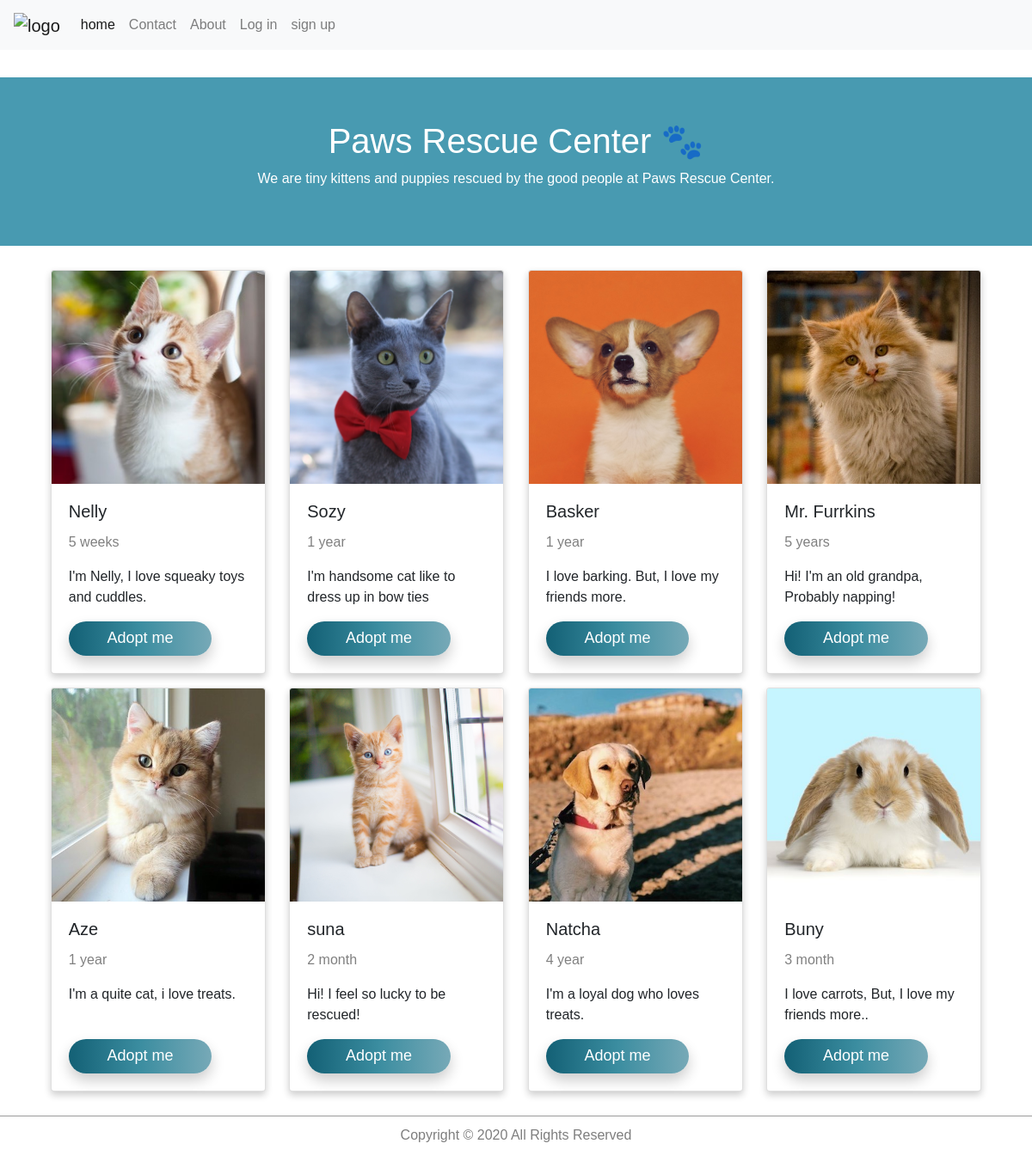
Before: / with the older database file.
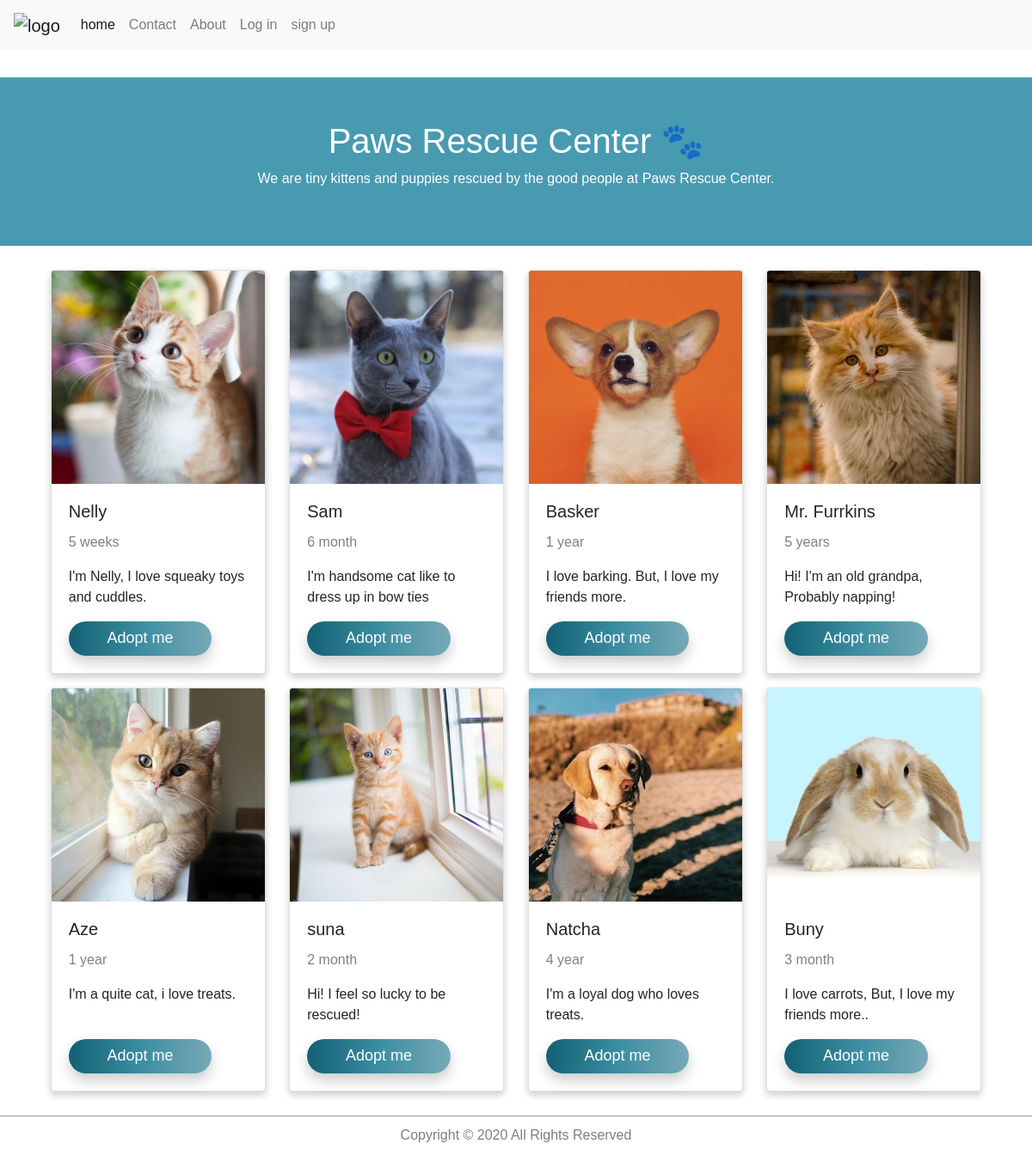
After: the same page with the newer database file.
### models.py (models this page shows)
class Pet(db.Model):
    id   = db.Column(db.Integer, primary_key=True)
    name = db.Column(db.String, unique=True, nullable=False)
    age  = db.Column(db.String, nullable=False)
    bio  = db.Column(db.String, nullable=False)
    adopted  = db.Column(db.Boolean, nullable=False, default=False)
    adopted_by = db.Column(db.String, db.ForeignKey('user.id'),  default="None")

### app.py (the view)
@app.route("/")
def home():
    return render_template("home.html", pets= Pet.query.filter(Pet.adopted==False))

### templates/home.html (shortened to what this page needs)
{% extends "base_layout.html" %}
{% block content %}
<section class="about-section">
  <article>
    <h1 style="text-align: center;">Paws Rescue Center 🐾</h1>
    <p>We are tiny kittens and puppies rescued by the good people at Paws Rescue Center.</p>
  </article>
</section>
<section class="container">
    {% for pet in pets %}
    <article class="card">
      <img src="{{url_for('static', filename = pet.id|string+".jpg")}}" class="card-img-top" alt="pet">
      <div class="card-body">
        <h5 class="card-title"> {{ pet.name }} </h5>
        <p class="sub-title">{{ pet.age }}</p>
        <p class="card-text"> {{ pet.bio }} </p>
        <a id="adopt-btn" href="{{url_for('pet_details', pet_ID = pet.id)}}"class=" login-form-btn" style="color: white; width: 50%;">
            Adopt me
        </a>
      </div>
    </article>
     {% endfor %}
</section>
{% endblock %}

### templates/base_layout.html (shortened to what this page needs)
<!DOCTYPE html>
<html lang="en">
    <head>
        <link rel="stylesheet" type="text/css" href="{{url_for('static', filename='Linearicons-Free-v1.0.0/icon-font.min.css')}}" >
        <link rel="stylesheet" href="{{url_for('static', filename='style.css')}}" />
        <link rel="stylesheet" href="{{url_for('static', filename='loginStyle.css')}}" />
        <link rel="stylesheet" href="https://stackpath.bootstrapcdn.com/bootstrap/4.2.1/css/bootstrap.min.css">
        <link rel="stylesheet" href="https://stackpath.bootstrapcdn.com/font-awesome/4.7.0/css/font-awesome.min.css">
</head>
  <body>
      <nav class="navbar fixed-top navbar-expand-lg navbar-light bg-light">
        <a class="navbar-brand" href="#">
            <img id="img" src="https://pawshumane.org/wp-content/uploads/2018/03/PawsLogo2ColorNoTagPMS633-1.png"  style="max-height: 60px;" alt="logo" >
        </a>
        <div class="collapse navbar-collapse" id="navbarNavDropdown">
          <div class="navbar-nav">
            <a class="nav-item nav-link active" href="{{url_for('home')}}">home
              <span class="sr-only">(current)</span></a>
            <a class="nav-item nav-link" href="{{url_for('contact')}}">Contact</a>
            <a class="nav-item nav-link "  href="{{url_for('about')}}">About</a>
            {% if 'user' in session %}
            <a class="nav-item nav-link"  href="{{url_for('logout')}}">Log out</a>
            {% else %}
            <a class="nav-item nav-link"  href="{{url_for('login')}}">Log in</a>
            <a class="nav-item nav-link"  href="{{url_for('signup')}}">sign up</a>
            {% endif %}
        </div>
        </div>
      </nav>
      {% block content %}{% endblock %}
      {% block footer %}
        <footer>
            <p> Copyright © 2020 All Rights Reserved </p>
        </footer>
      {% endblock %}
  </body>
</html>

### static/style.css (style rules this page uses)
.container { display: flex; flex-flow: row wrap; justify-content: space-around; align-items: stretch; height: 100%; margin-top: 20px; margin-bottom: 20px }
* { box-sizing: border-box; }
.card { box-shadow: 0 4px 8px 0 rgba(0, 0, 0, 0.2); width: 250px; margin: 8px; }
.card-body { display:flex; flex-flow: column wrap; }
.card-body { padding: 18px; }
.about-section { margin: 0; padding: 50px; text-align: center; margin: 0 0; background-color:rgba(36, 134, 162, 0.83); color: white; }
.sub-title { color: grey; }
footer p { color: rgba(24, 24, 24, 0.555); position: relative; width: 100%; bottom: 0; top: 0; border-top: 1px solid #9b9b9b; padding: 10px; text-align: center; }

### static/loginStyle.css (style rules this page uses)
* { box-sizing: border-box; }
.login-form-btn { margin-top: auto; font-size: 18px; color: #fff; line-height: .2; text-transform: none; display: -webkit-box; border: none; box-shadow: 0 8px 16px 0 rgba(0, 0, 0, 0.2); display: -webkit-flex; display: flex; justify-content: center; align-items: center; padding: 0 25px; min-width: 80%; height: 40px; border-radius: 20px; background: -webkit-linear-gradient(left, #136075, #3b8da0, #77a9b7); background: linear-gradient(left, #136075, #3b8da0, #77a9b7); position: relative; z-index: 1; -webkit-transition: all 0.4s; transition: all 0.4s; }

### templates/base_layout.html (style rules this page uses)
body , html { font-family: Arial, Helvetica, sans-serif; margin:0; padding:0; }
html { position: relative; min-height: 100%; }
body { height: auto; padding-top: 90px; display: flex; flex-direction: column; justify-content: space-between; }

Changed rows visible on the page:
changed Pet "I'm handsome cat like to dress up in bow ties": name "Sozy" → "Sam"; age "1 year" → "6 month"
